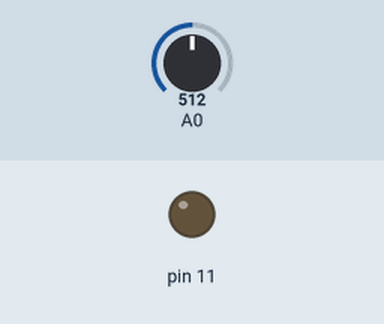
Recording of a sketch running on a simulated Arduino Uno, built with avr-gcc and run on an emulated ATmega328P. On the bench: output pins drawn as LEDs (lit = HIGH). Inputs (shaded band) come from the test bench; at power-on: A0 = 512.

Above: at 1.2 s.
1.3 s: A0 set to 122
At 3.5 s:
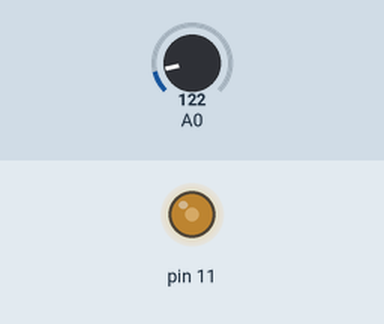
3.8 s: A0 set to 0
At 5.9 s:
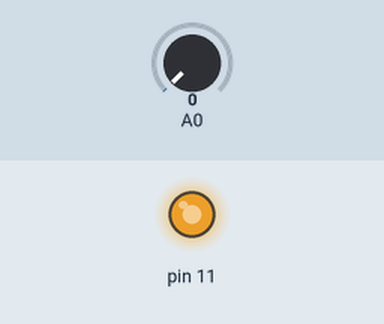
Timing chart, 0 to 12.3 s (numbered marks = the images above; inputs shaded):
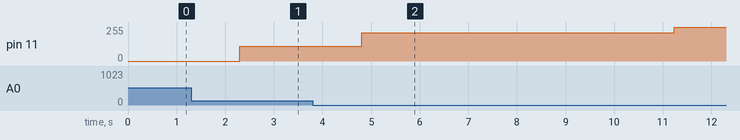

The sketch:

161-PID-processo.ino
```cpp
#define DATALEN 100
#define TEMPODISTURBO 1000
#define DISTURBO 50

byte buf[DATALEN];

void setup() {
  Serial.begin(9600);
}

unsigned long t = TEMPODISTURBO;
int stato_disturbato = 1;

void loop() {
  int v = analogRead(A0);

  if (t == 0) {
    t = TEMPODISTURBO;
    stato_disturbato = -stato_disturbato;
    //Serial.println("DIST");
  }
  t--;

  v += DISTURBO * stato_disturbato;

  int n = map(v, 0, 300, 255, 0);
  n = constrain(n, 0, 255);

  buf[0] = n;
  for (int i = DATALEN-1; i > 0; i--){
    buf[i] = buf[i-1];
    /*
    Serial.print("i=");
    Serial.print(i-1);
    Serial.print("\tbuf=");
    Serial.println(buf[i-1]);
    */
  }

  analogWrite(11, buf[DATALEN-1]);
  //Serial.print("\tbuf=");
  //Serial.println(buf[DATALEN-1]);
  delay(10);
}
```

Measured:
- after the input at 1.3 s, pin 11: 0/255 → 109/255 after 1.0 s
- after the input at 3.8 s, pin 11: 109/255 → 213/255 after 1.0 s, → 255/255 6.4 s later
